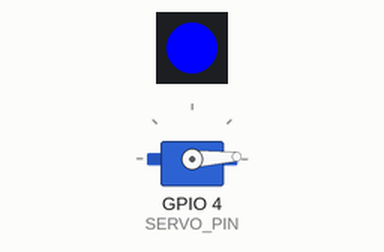
Bench run of a sketch on a simulated ESP32. Parts: servo, 1 RGB LEDs in strip order, left to right.

Above: at 0.05 s.
At 0.85 s:
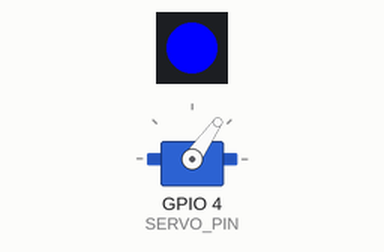
At 1.7 s:
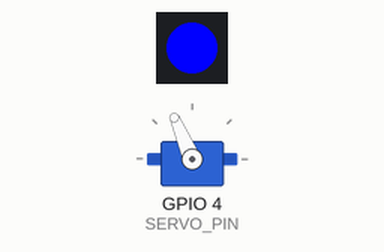
At 3.4 s:
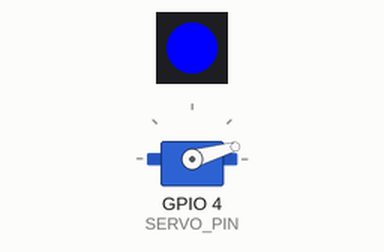
Timing chart, 0 to 8.4 s (numbered marks = the images above):
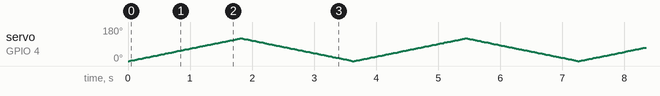

The sketch:

T1_servo.ino
```cpp
#include <ESP32Servo.h> // Correct library name for the ESP32 Servo library
#include <WiFi.h>
#include <esp_now.h>
#include <FastLED.h> // Include the FastLED library

// Define the servo object
Servo myServo;

// Define the pin where the servo is connected
#define SERVO_PIN 4 // Change this to your servo's pin

// Define the WS2812 LED pin and settings
#define LED_PIN 2
#define NUM_LEDS 1 // Change this if you have more LEDs
CRGB leds[NUM_LEDS];

// Task handle for the servo task
TaskHandle_t servoTaskHandle = NULL;

// Flag to control servo movement
volatile bool stopServo = false;

// Function prototype for the servo sweep task
void servoSweepTask(void *pvParameters);

// Updated callback function to handle received ESP-NOW messages
void onDataReceive(const esp_now_recv_info *info, const uint8_t *incomingData, int len) {
    // Stop the servo when a message is received
    stopServo = true; // Set the flag to stop the servo
    leds[0] = CRGB::Red; // Set LED color to blue
    FastLED.show(); // Update the LED
    // Delete the servo task directly
    if (servoTaskHandle != NULL) {
        vTaskDelete(servoTaskHandle); // Delete the servo task
    }


}

void setup() {
    // Initialize serial communication
    Serial.begin(115200);

    // Set up WiFi for ESP-NOW
    WiFi.mode(WIFI_STA);
    esp_now_init();

    // Register the callback function for receiving messages
    esp_now_register_recv_cb(onDataReceive);

    // Attach the servo to the specified pin
    myServo.attach(SERVO_PIN);

    // Initialize FastLED
    FastLED.addLeds<WS2812, LED_PIN, GRB>(leds, NUM_LEDS);
    leds[0] = CRGB::Blue; // Set LED color to blue at launch
    FastLED.show(); // Update the LED

    // Create the servo sweep task
    xTaskCreate(
        servoSweepTask,   // Task function
        "Servo Sweep Task",// Name of the task
        2048,             // Stack size (bytes)
        NULL,             // Task input parameter
        1,                // Task priority
        &servoTaskHandle  // Task handle
    );
}

void loop() {
    // Main loop can be empty or used for other tasks
    vTaskDelay(1000); // Delay to prevent watchdog timer reset
}

// Asynchronous task to sweep the servo
void servoSweepTask(void *pvParameters) {
    // Initial position of the servo
    int pos = 0;

    // Sweep from 0 to 120 degrees and back to 0
    while (true) {
        // If the stopServo flag is set, exit the loop
        if (stopServo) {
            // The servo will hold its position
            myServo.write(pos); // Keep the servo at its last position
            vTaskDelete(NULL); // Terminate this task
        }

        // Sweep to 120 degrees
        for (pos = 0; pos <= 120; pos++) {
            if (stopServo) {
                // If stop flag is set, exit the for loop
                break;
            }
            myServo.write(pos);           // Set the servo position
            vTaskDelay(15 / portTICK_PERIOD_MS); // Wait for the servo to reach the position
        }

        // If stopped, exit the sweeping process
        if (stopServo) {
            continue; // Skip back sweeping
        }

        // Sweep back to 0 degrees
        for (pos = 120; pos >= 0; pos--) {
            if (stopServo) {
                // If stop flag is set, exit the for loop
                break;
            }
            myServo.write(pos);           // Set the servo position
            vTaskDelay(15 / portTICK_PERIOD_MS); // Wait for the servo to reach the position
        }
    }
}
```
